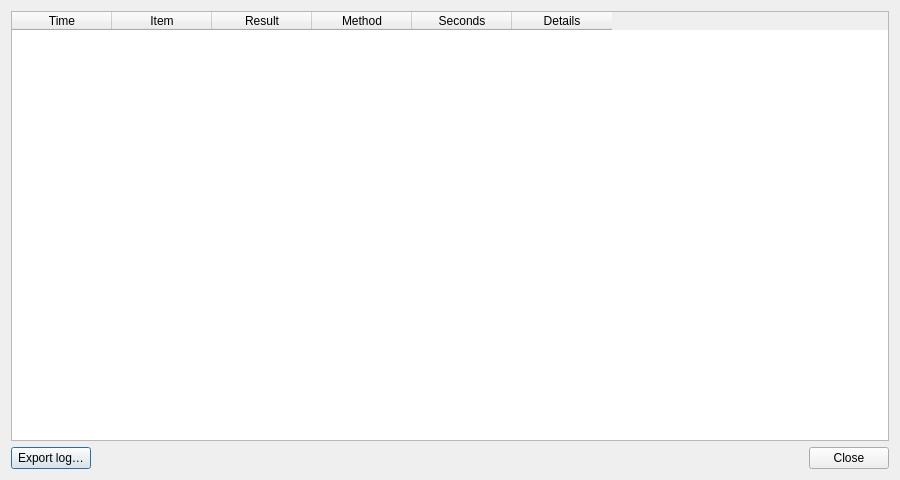
<?xml version="1.0" encoding="UTF-8"?>
<ui version="4.0">
 <class>HistoryDialog</class>
 <widget class="QDialog" name="HistoryDialog">
  <property name="windowTitle">
   <string>Download history</string>
  </property>
  <property name="geometry">
   <rect>
    <x>0</x>
    <y>0</y>
    <width>900</width>
    <height>480</height>
   </rect>
  </property>
  <layout class="QVBoxLayout" name="layout" stretch="1,0">
   <item>
    <widget class="QTableWidget" name="table">
     <property name="alternatingRowColors">
      <bool>true</bool>
     </property>
     <property name="showGrid">
      <bool>false</bool>
     </property>
     <property name="wordWrap">
      <bool>false</bool>
     </property>
     <property name="selectionBehavior">
      <enum>QAbstractItemView::SelectRows</enum>
     </property>
     <property name="selectionMode">
      <enum>QAbstractItemView::ExtendedSelection</enum>
     </property>
     <property name="editTriggers">
      <enum>QAbstractItemView::NoEditTriggers</enum>
     </property>
     <column>
      <property name="text">
       <string>Time</string>
      </property>
     </column>
     <column>
      <property name="text">
       <string>Item</string>
      </property>
     </column>
     <column>
      <property name="text">
       <string>Result</string>
      </property>
     </column>
     <column>
      <property name="text">
       <string>Method</string>
      </property>
     </column>
     <column>
      <property name="text">
       <string>Seconds</string>
      </property>
     </column>
     <column>
      <property name="text">
       <string>Details</string>
      </property>
     </column>
     <attribute name="verticalHeaderVisible">
      <bool>false</bool>
     </attribute>
     <attribute name="verticalHeaderDefaultSectionSize">
      <number>28</number>
     </attribute>
    </widget>
   </item>
   <item>
    <layout class="QHBoxLayout" name="actions">
     <item>
      <widget class="QPushButton" name="save">
       <property name="text">
        <string>Export log…</string>
       </property>
      </widget>
     </item>
     <item>
      <spacer name="actionsSpace">
       <property name="orientation">
        <enum>Qt::Horizontal</enum>
       </property>
       <property name="sizeHint">
        <size>
         <width>20</width>
         <height>20</height>
        </size>
       </property>
      </spacer>
     </item>
     <item>
      <widget class="QDialogButtonBox" name="buttons">
       <property name="standardButtons">
        <set>QDialogButtonBox::Close</set>
       </property>
      </widget>
     </item>
    </layout>
   </item>
  </layout>
 </widget>
 <resources />
 <connections />
</ui>
